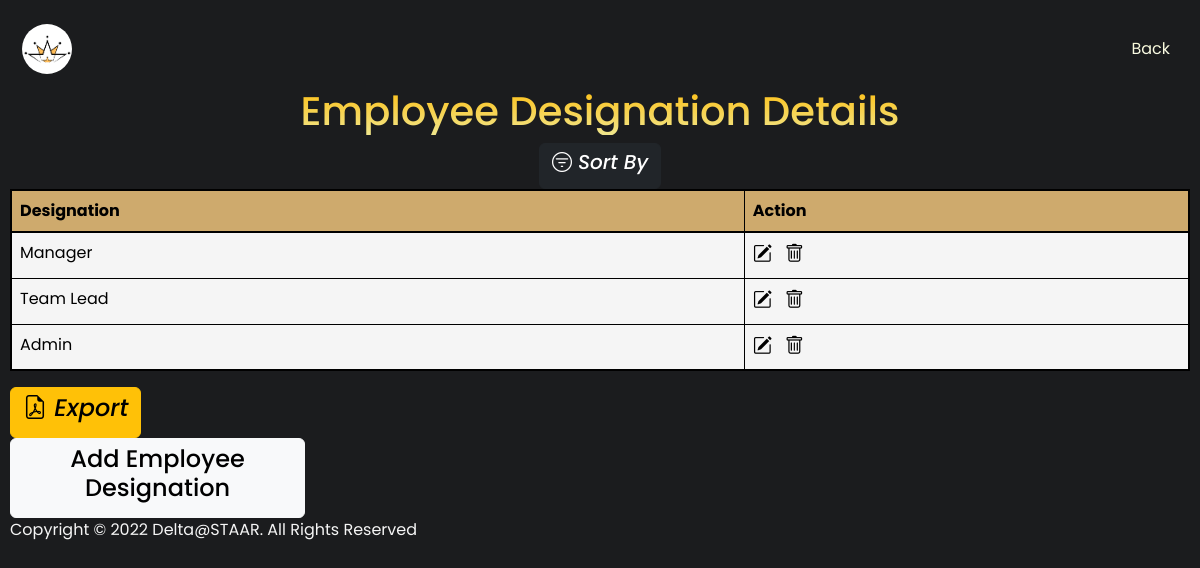
Screenshot of /views/config/emp_desig_table.php (signed in) with the database file from the repository.
### tables this page shows
CREATE TABLE `employee_designation` (
  `id` int(11) NOT NULL,
  `designation` varchar(20) DEFAULT NULL
);

### views/config/emp_desig_table.php (the view, shortened to what this page needs)
<?php
    include('../../controllers/emp_desig_controller.php');
?>
<!DOCTYPE html>
<html lang="en">
<head>
    <link href="https://cdn.jsdelivr.net/npm/bootstrap@5.2.3/dist/css/bootstrap.min.css" rel="stylesheet">
    <link rel="stylesheet" href="https://cdn.jsdelivr.net/npm/bootstrap-icons@1.10.2/font/bootstrap-icons.css">
    <link rel="stylesheet" href="https://unpkg.com/tachyons@4.12.0/css/tachyons.min.css"/>
    <link rel="stylesheet" href="../../css/table.css">
</head>
<body class="bg">
    <nav class="navbar navbar-expand-lg navbar-dark f3 lh-copy fw5">
        <div class="container-fluid">
        <a class="navbar-brand" href="#">
                <img src="../../images/logo-no-name.png" height="50px" alt="Deltin Logo" class="d-inline-block align-text-top"
                    style="border-radius: 50px;">
            </a>
            <ul class="navbar-nav justify-content-end">
                <li class="nav-item">
                    <a class="nav-link active" id="adminlogin" onmouseover="this.style.cursor='pointer'" onclick = "history.back()" >Back</a>
                </li>
            </ul>
        </div>
    </nav>
    <div class="table-header">
    <h1 class="tc f1 lh-title spr">Employee Designation Details</h1>
        <button class="btn btn-dark">
            <h5><i class="bi bi-filter-circle"> Sort By</i></h5>
        </button>
    </div>
    <div class="table-div">
        <?php $results = mysqli_query($conn, "SELECT * FROM employee_designation"); ?>
        <div class="pa1 table-responsive">
            <table class="table table-bordered tc">
                <thead>
                    <tr>
                    <th scope="col">Designation</th>
                    <th scope="col" colspan="2">Action</th>
                    </tr>
                </thead>
                <tbody>
                <?php while ($row = mysqli_fetch_array($results)) { ?>
                        <td>
                            <?php echo $row['designation']; ?>
                        </td>
                        <td>
                            <a href="./emp_desig.php?edit=<?php echo '%27' ?><?php echo $row['id']; ?><?php echo '%27' ?>"
                                class="edit_btn"><i class="bi bi-pencil-square" style="font-size: 1.2rem; color: black;"></i>
                            </a>
                            <a href="../../controllers/emp_desig_controller.php?del=<?php echo '%27' ?><?php echo $row['id']; ?><?php echo '%27' ?>"
                                class="del_btn"><i class="bi bi-trash" style="font-size: 1.2rem; color: black;"></i>
                            </a>
                        </td>
                    <?php } ?>
                </tbody>
            </table>
        </div>
    </div>
    <div class="table-footer pa4">
        <div class="fl w-75 tl">
            <button class="btn btn-warning">
                <h4><i class="bi bi-file-earmark-pdf"> Export</i></h4>
            </button>
        </div>
        <div class="fl w-25 tr">
            <button class="btn btn-light">
                <h4><a href="emp_desig.php">Add Employee Designation</a></h4>
            </button>
        </div>
    </div>
    <footer class="tc f3 lh-copy mt4">Copyright &copy; 2022 Delta@STAAR. All Rights Reserved</footer>
</body>
</html>

### css/table.css (style rules this page uses)
body { padding: 10px; font-family: 'Bungee Spice', cursive; font-family: 'Poppins', sans-serif; background-color: #1b1c1e; }
.active { background: -webkit-linear-gradient(#f5f5c4, #fdfff9); -webkit-background-clip: text; -webkit-text-fill-color: transparent; }
.spr { background: -webkit-linear-gradient(#FEBE10, #F0E68C); -webkit-background-clip: text; -webkit-text-fill-color: transparent; }
.table-header { align-items: center; justify-items: center; align-content: center; justify-content: center; }
thead { color: black; background-color: #ceaa6d; border: 2px solid black; }
tbody { color: black; background-color: whitesmoke; border: 2px solid black; }
a { text-decoration: none; color: black; }
footer { color: whitesmoke; }

### rows the page displays
employee_designation: designation "Manager"
employee_designation: designation "Team Lead"
employee_designation: designation "Admin"
